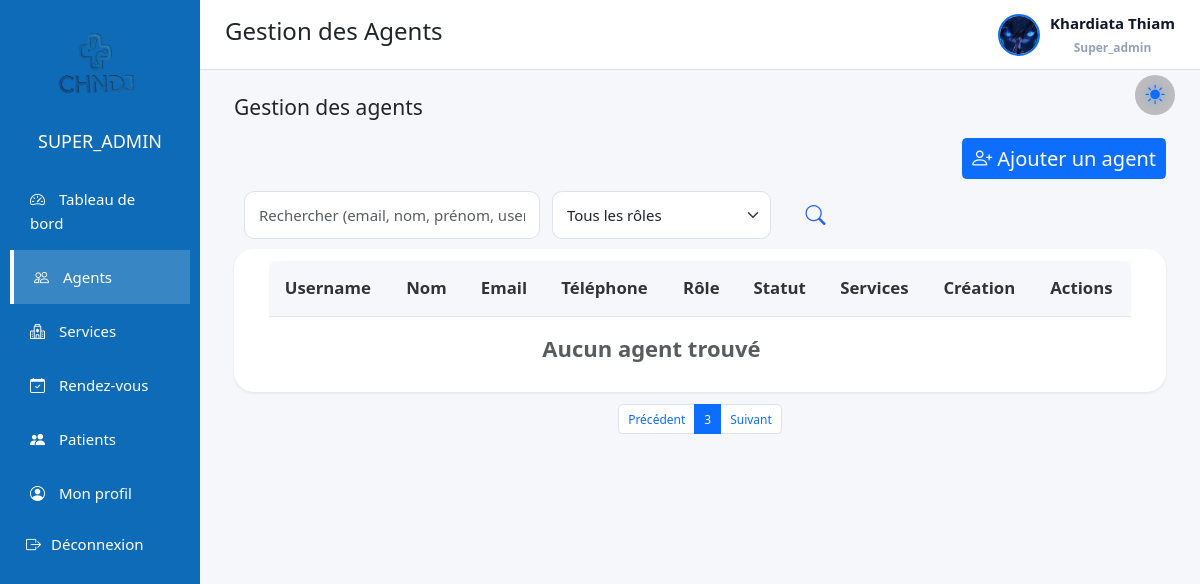
/views/admin.php?page=agents&p=3 (signed in), run on the app's committed database.
### tables this page shows
CREATE TABLE `agent` (
  `id` int(11) NOT NULL,
  `username` varchar(30) NOT NULL,
  `photo` varchar(255) DEFAULT NULL,
  `email` varchar(150) DEFAULT NULL,
  `prenom_agent` varchar(50) NOT NULL,
  `nom_agent` varchar(30) NOT NULL,
  `telephone_agent` varchar(20) NOT NULL,
  `password` varchar(255) NOT NULL,
  `status` int(11) NOT NULL,
  `role` enum('super_admin','admin','agent','medecin') NOT NULL,
  `created_at` datetime DEFAULT current_timestamp(),
  `updated_at` datetime DEFAULT current_timestamp() ON UPDATE current_timestamp(),
  `failed_attempts` int(11) NOT NULL DEFAULT 0,
  `locked_until` datetime DEFAULT NULL
);

### views/admin.php (called while the page is built, shortened)
<?php
require 'admin_layout.php';

### views/agents.php (the view, shortened to what this page needs)
<?php
$limit   = 5;
$pageNum = isset($_GET['p']) && (int)$_GET['p'] > 0 ? (int)$_GET['p'] : 1;
$offset = ($pageNum - 1) * $limit;
$search = $_GET['search'] ?? '';
$role   = $_GET['role'] ?? '';
$agents = getAgentsPaginated($search, $role, $limit, $offset);
?>
<div class="agents-page">
    <div class="container-fluid" >
        <h3 class="mb-4">Gestion des agents</h3>
    <div class="d-flex justify-content-end mb-3">
        <button class="btn btn-primary" data-bs-toggle="modal" data-bs-target="#addAgentModal">
            <i class="bi bi-person-plus"></i> Ajouter un agent
        </button>
    </div>
<form method="GET" action="admin.php" style="margin: 10px;">
    <div class="row g-3 align-items-center">
        <div class="col-md-4" >
            <input
                type="text"
                name="search"
                class="form-control"
                placeholder="Rechercher (email, nom, prénom, username, téléphone)"
                value="<?= htmlspecialchars($_GET['search'] ?? '') ?>"
            >
        </div>
        <div class="col-md-3" >
            <select name="role" class="form-select" >
                <option value="">Tous les rôles</option>
            </select>
        </div>
        <div class="col-md-1 d-grid" style=" font-size: 1.5rem; "  >
            <button type="submit" class="btn" title="Rechercher"  style="color: #2563eb; background-color: none;">
                <i class="bi bi-search"></i>
            </button>
        </div>
    </div>
</form>
  <div class="card shadow-sm border-0 p-3">
    <table class="table agents-table">
      <thead class="table-light">
        <tr>
          <th>Username</th>
          <th>Nom</th>
          <th>Email</th>
          <th>Téléphone</th>
          <th>Rôle</th>
          <th>Statut</th>
          <th>Services</th>
          <th>Création</th>
          <th>Actions</th>
        </tr>
      </thead>
      <?php if (empty($agents)): ?>
        <tr>
          <td colspan="8" class="text-center text-muted">
            Aucun agent trouvé
          </td>
        </tr>
      <?php endif; ?>
    </table>
  </div>
<nav class="mt-3">
  <ul class="pagination justify-content-center">
    <?php if ($pageNum > 1): ?>
      <li class="page-item">
        <a class="page-link" href="?page=agents&p=<?= $pageNum-1 ?>">Précédent</a>
      </li>
    <?php endif; ?>
     <li class="page-item active">
        <span class="page-link"><?= $pageNum ?></span>
      </li>
      <li class="page-item">
        <a class="page-link" href="?page=agents&p=<?= $pageNum+1 ?>">Suivant</a>
      </li>
  </ul>
</nav>
</div>
</div>

### views/admin_layout.php (shortened to what this page needs)
<?php
$page = isset($_GET['page']) ? $_GET['page'] : 'dashboard';
switch ($page) {
    case 'agents':
        $title = "Gestion des Agents";
        break;
}
$db = getConnection();
$stmt = $db->prepare("
    SELECT prenom_agent, nom_agent, email, photo
    FROM agent
    WHERE id = ?
    LIMIT 1
");
$stmt->execute([$_SESSION['user_id']]);
$admin = $stmt->fetch(PDO::FETCH_ASSOC);
$path = '../assets/img/' . $admin['photo'];
$avatar = file_exists($path)
    ? $path . '?v=' . filemtime($path)
    : '../assets/img/avatar.jpg';
$stmt = $db->prepare("
    SELECT prenom_agent, nom_agent, email, telephone_agent, photo
    FROM agent
    WHERE id = ?
    LIMIT 1
");
$stmt->execute([$_SESSION['user_id']]);
$admin = $stmt->fetch(PDO::FETCH_ASSOC);
$prenom = $admin['prenom_agent'] ?? 'Admin';
$nom    = $admin['nom_agent'] ?? '';
?>
<!DOCTYPE html>
<html lang="fr">
<head>
    <link href="https://cdn.jsdelivr.net/npm/bootstrap@5.3.2/dist/css/bootstrap.min.css" rel="stylesheet">
    <link href="https://cdn.jsdelivr.net/npm/bootstrap-icons@1.11.1/font/bootstrap-icons.css" rel="stylesheet">
    <link
        rel="stylesheet"
        href="https://cdn.jsdelivr.net/npm/intl-tel-input@18.3.5/build/css/intlTelInput.css"
    />
    <link rel="stylesheet" href="../assets/css/admin.css">
</head>
<body class="<?= $page ?> dark">
    <main class="main-content">
<div class="dashboard-container">
    <aside class="sidebar">
        <div class="sidebar-header">
            <img src="../assets/img/logo.png" class="sidebar-logo">
            <h4><?= strtoupper($_SESSION['role']) ?></h4>
        </div>
        <ul class="sidebar-menu">
            <?php if ($_SESSION['role'] === 'super_admin'): ?>
                <li>
                    <a href="admin.php?page=dashboard">
                        <i class="bi bi-speedometer2"></i> Tableau de bord
                    </a>
                </li>
            <?php endif; ?>
            <?php if ($_SESSION['role'] === 'super_admin'): ?>
                <li>
                    <a href="admin.php?page=agents"
                    class="<?= ($page == 'agents' ? 'active' : '') ?>">
                        <i class="bi bi-people"></i> Agents
                    </a>
                </li>
            <?php endif; ?>
            <?php if (in_array($_SESSION['role'], ['super_admin','admin'])): ?>
                <li>
                    <a href="admin.php?page=services"
                    class="<?= ($page == 'services' ? 'active' : '') ?>">
                        <i class="bi bi-hospital"></i> Services
                    </a>
                </li>
            <?php endif; ?>
            <li>
                <a href="admin.php?page=rendezvous"
                class="<?= ($page == 'rendezvous' ? 'active' : '') ?>">
                    <i class="bi bi-calendar-check"></i> Rendez-vous
                </a>
            </li>
            <li>
                <a href="admin.php?page=patients"
                class="<?= ($page == 'patients' ? 'active' : '') ?>">
                    <i class="bi bi-people-fill"></i> Patients
                </a>
            </li>
            <li>
                <a href="admin.php?page=profile"
                class="<?= ($page == 'profile' ? 'active' : '') ?>">
                    <i class="bi bi-person-circle"></i> Mon profil
                </a>
            </li>
            <li class="sidebar-item logout-item">
                <form method="POST" action="logout.php">
                    <button type="submit" class="sidebar-link logout-link">
                        <i class="bi bi-box-arrow-right"></i>
                        <span>Déconnexion</span>
                    </button>
                </form>
            </li>
        </ul>
    </aside>
    <main class="main-content">
        <header class="topbar">
            <div class="theme-toggle-dashboard" onclick="toggleDashboardTheme()">
                <i id="dashboardThemeIcon" class="bi bi-sun-fill"></i>
            </div>
            <h2><?= $title ?></h2>
            <div class="profile-trigger" id="profileMenuBtn">
                <img
                    src="<?= $avatar ?>"
                    class="topbar-avatar profile-preview"
                    alt="Avatar"
                >
                <div class="topbar-user">
                    <span class="topbar-name">
                        <?= htmlspecialchars($prenom . ' ' . $nom) ?>
                    </span>
                    <small class="topbar-role"><?= ucfirst($_SESSION['role']) ?></small>
                </div>
            </div>
        </header>
        <section class="content-wrapper">
            <?php
                $file = $page . ".php";
                if (file_exists($file)) {
                    require $file;
                } else {
                    echo "<div class='alert alert-danger'>Page introuvable : $file</div>";
                }
            ?>
        </section>
    </main>
</div>
 </main>
</body>
</html>

### data on the page
agent: photo (picture), prenom_agent+nom_agent "Khardiata Thiam"

### other printed values
$_SESSION['role'] "SUPER_ADMIN"
$title "Gestion des Agents"
$_SESSION['role'] "Super_admin"
$pageNum "3"
